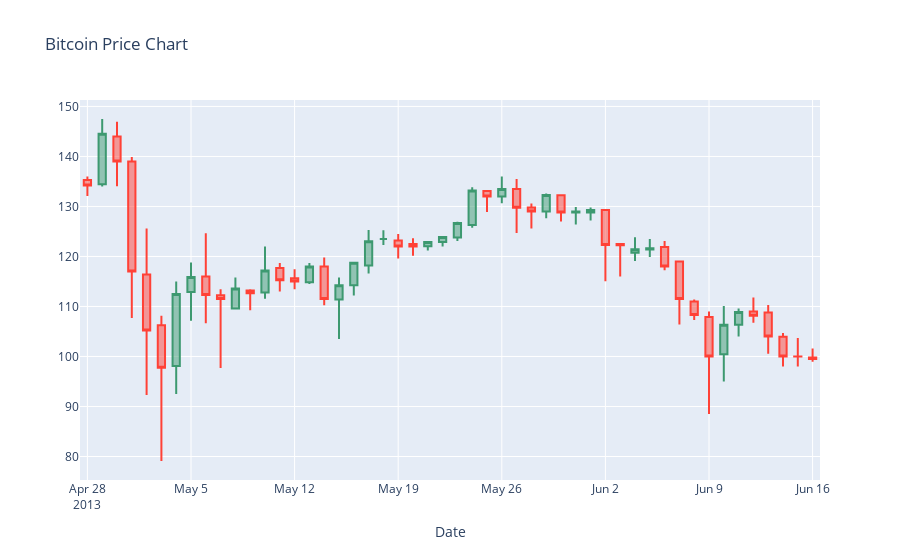

This figure's notebook cell:
### Code cell
fig = go.Figure(data = trace, layout={'title': 'Bitcoin Price Chart',
                                     'xaxis':{'title':'Date'}
                                     })

fig.update_layout(xaxis_rangeslider_visible = False)
fig.show()
